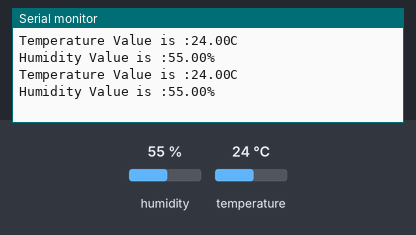
The sketch below on a simulated ESP8266 (Wemos D1 mini). Shown: the last lines printed to the serial monitor. The inputs (shaded band) are chosen by the test bench; at power-on: humidity 55 %, temperature 24 °C.

Above: at 2.8 s.
2.9 s: humidity set to 22 %
At 5.5 s:
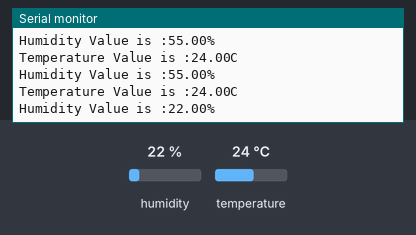
5.6 s: temperature set to 12 °C
At 6.9 s:
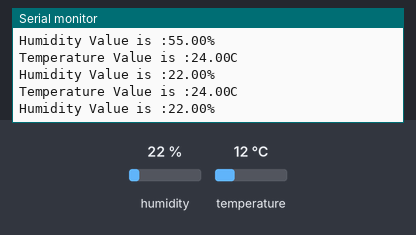
8.3 s: humidity set to 40 %
At 10.6 s:
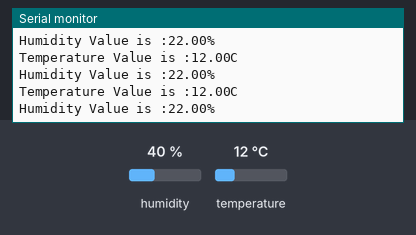
Timing chart, 0 to 12.1 s (numbered marks = the images above; inputs shaded):
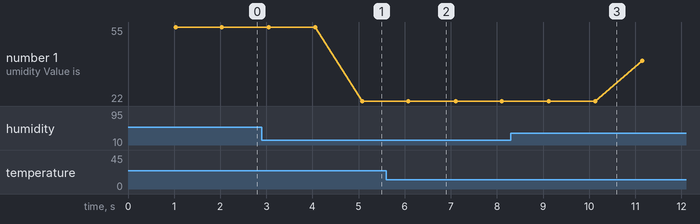

Measured:
- after the input at 2.9 s, the serial monitor: prints a new line after 2.2 s (image 1)
- plotted number 1: 55 → 22 after the input at 2.9 s, 22 → 40 after the input at 8.3 s

The sketch:

temperature.ino
```cpp
#include <DHT.h>
#include <ESP8266WiFi.h>
#define DHTPIN D5
#define DHTTYPE DHT11
DHT dht(DHTPIN, DHTTYPE);


// defines variables
uint8_t temperature, humidity;


// Host
const char* ssid = "LaMaison";
const char* password = "12345678";

void setup()
{
  Serial.begin(115200);
  delay(10);
  dht.begin();


}
void loop() {

  float temperature = dht.readTemperature();
  float humidity = dht.readHumidity();
  delay(1000);

  //serial print
  Serial.print("Temperature Value is :");
  Serial.print(temperature);
  Serial.println("C");
  Serial.print("Humidity Value is :");
  Serial.print(humidity);
  Serial.println("%");

  }
```
